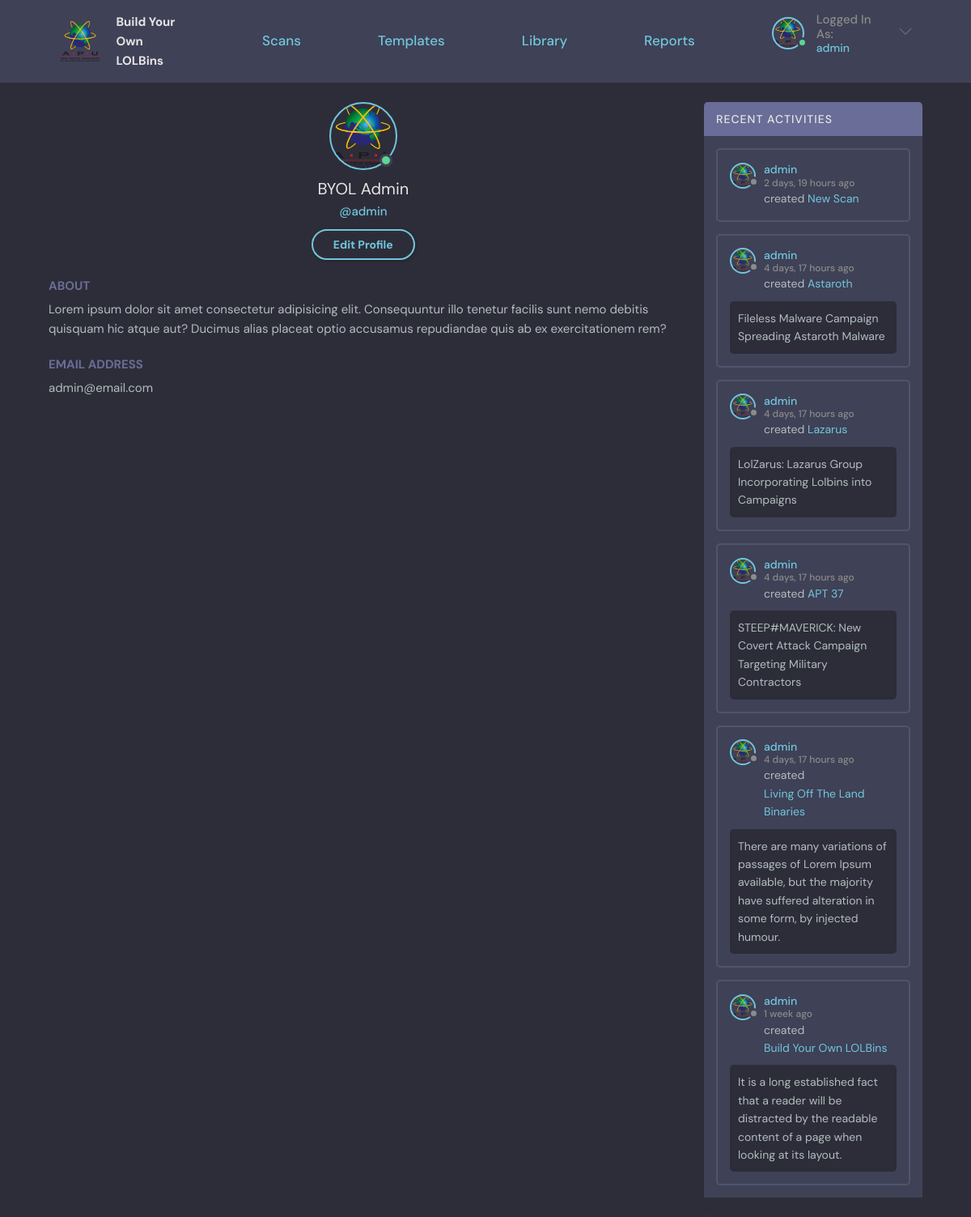
The page /profile/1/ (signed in) on the database as committed earlier.
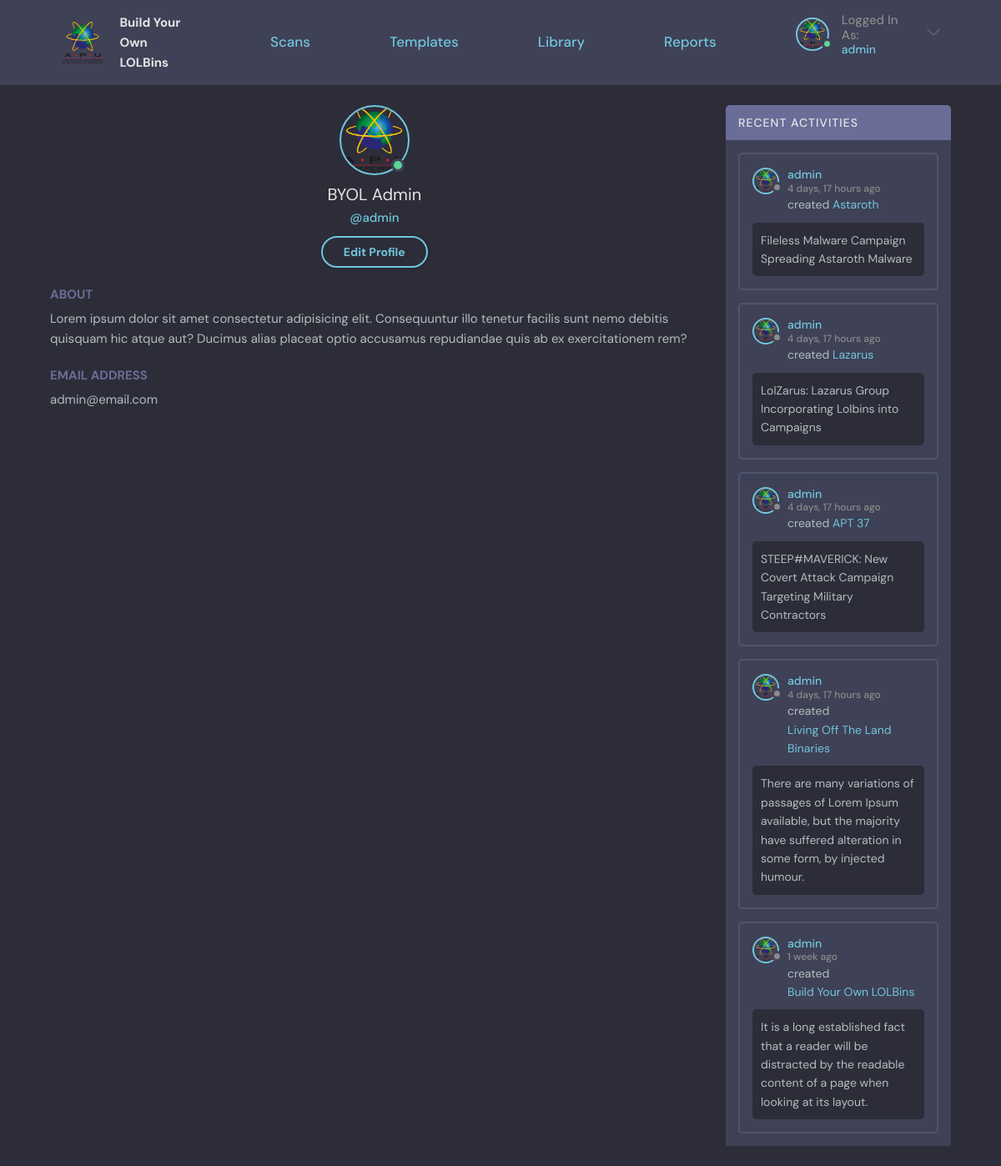
The same page on the database as committed later.
### base/models.py (models this page shows, shortened)
class Scan(models.Model):
    user = models.ForeignKey(User, on_delete=SET_NULL, null=True, verbose_name = u'Owner')
    name = models.CharField(max_length=200, default="New Scan")
    description = models.TextField(null=True, blank=True)
    updated = models.DateTimeField(auto_now=True)
    created = models.DateTimeField(auto_now_add=True)
    STATUS_CHOICES = (
    ("STOPPED", "STOPPED"),
    ("COMPLETED", "COMPLETED"),
    ("RUNNING", "RUNNING"),
    ("ERROR", "ERROR"))
    status = models.CharField(max_length=15, choices=STATUS_CHOICES, default='STOPPED')
    ip = models.CharField("IP Address", max_length=15, default="127.0.0.1")
    username = models.CharField("Machine Username", max_length=30, default="admin")
    password = models.CharField("Machine Password", max_length=50, default="admin")
    task = models.TextField(null=True, blank=True)
    class Meta:
        ordering = ['-updated', '-created']
        verbose_name = 'Scan'

### base/views.py (the view)
# urls.py: path('profile/<str:pk>/', views.userProfile, name="user-profile"),
@login_required(login_url='login')
def userProfile(request, pk):
    user = User.objects.get(id=pk)
    userScans = Scan.objects.filter(user=user).order_by('-created')
    context = {'user': user, 'userScans': userScans}
    return render(request, 'base/profile.html', context)

### base/templates/base/profile.html (shortened to what this page needs)
{% extends 'main.html' %}
{% block content %}
{% load static %}
<main class="profile-page layout layout--2">
  <div class="container">
    <div class="roomList">
      <div class="profile">
        <div class="profile__avatar">
          <div class="avatar avatar--large active">
            <img src="{% static 'images/APU.png' %}" />
          </div>
        </div>
        <div class="profile__info">
          <h3>{{user.first_name}} {{user.last_name}}</h3>
          <p>@{{user.username}}</p>
          {% if request.user == user %}
            <a href="{% url 'edit-profile' %}" class="btn btn--main btn--pill">Edit Profile</a>
          {% endif %}
        </div>
        <div class="profile__about">
          <h3>About</h3>
          <p>
            Lorem ipsum dolor sit amet consectetur adipisicing elit. Consequuntur illo tenetur
            facilis sunt nemo debitis quisquam hic atque aut? Ducimus alias placeat optio
            accusamus repudiandae quis ab ex exercitationem rem?
          </p>
        </div>
        <div class="profile__about">
          <h3>Email Address</h3>
          <p>{{user.email}}</p>
        </div>
      </div>
    </div>
    <div class="activities">
      <div class="activities__header">
        <h2>Recent Activities</h2>
      </div>
      {% for scan in userScans %}
        <div class="activities__box">
          <div class="activities__boxHeader roomListRoom__header">
            <a href="{% url 'user-profile' user.id%}" class="roomListRoom__author">
              <div class="avatar avatar--small">
                <img src="{% static 'images/APU.png' %}" />
              </div>
              <p>
                {{user.username}}
                <span>{{scan.created|timesince}} ago</span>
              </p>
            </a>
          </div>
          <div class="activities__boxContent">
            <p>created <a href="{% url 'scan' scan.id %}">{{scan.name}}</a></p>
            {% if scan.description != "" %}
              <div class="activities__boxRoomContent">
                {{scan.description}}
              </div>
            {% endif %}
          </div>
        </div>
      {% endfor %}
      <div class="activities__break">
        <h2>blank</h2>
      </div>
    </div>
  </div>
</main>
{% endblock content %}

### templates/main.html (shortened to what this page needs)
<!DOCTYPE html>
{% load static %}
<html lang="en">
  <head>
    <link rel="stylesheet" type='text/css' media='screen' href="{% static 'styles/style.css' %}">
  </head>
  <body>
    {% include 'navigationBar.html' %}
    {% block content %}
    {% endblock %}
  </body>
</html>

### templates/navigationBar.html (shortened to what this page needs)
{% load static %}
<header class="header header--loggedIn">
  <div class="container">
    <a href="{% url 'home' %}" class="header__logo">
      <img src="{% static 'images/APU.png' %}" style="width:50px;height:50px;"/>
      <h1>
        Build Your<br>
        Own LOLBins
      </h1>
    </a>
    <a href="{% url 'home' %}" class="header__text">
      <h2>Scans</h2>
    </a>
    <a href="{% url 'template' %}" class="header__text">
      <h2>Templates</h2>
    </a>
    <a href="{% url 'library' %}" class="header__text">
      <h2>Library</h2>
    </a>
    <a href="{% url 'report' %}" class="header__text">
      <h2>Reports</h2>
    </a>
    <nav class="header__menu">
      {% if request.user.is_authenticated %}
          <div class="header__user">
            <a href="{% url 'user-profile' request.user.id%}">
                <div class="avatar avatar--medium active">
                <img src="{% static 'images/APU.png' %}" />
                </div>
                <p>Logged In As:<span>{{request.user}}</span></p>
            </a>
            <button class="dropdown-button">
                <svg version="1.1" xmlns="http://www.w3.org/2000/svg" width="32" height="32" viewBox="0 0 32 32">
                <title>chevron-down</title>
                <path d="M16 21l-13-13h-3l16 16 16-16h-3l-13 13z"></path>
                </svg>
            </button>
          </div>
      {% else %}
          <a href="{% url 'login' %}">
              <img src="{% static 'images/avatar.svg' %}" />
              <p>Login</p>
          </a>
      {% endif %}
    </nav>
  </div>
</header>

Rows that differ between the two databases and show on the page:
removed Scan: {{ user.username }} "admin", created "2 days, 19 hours", name "New Scan"
